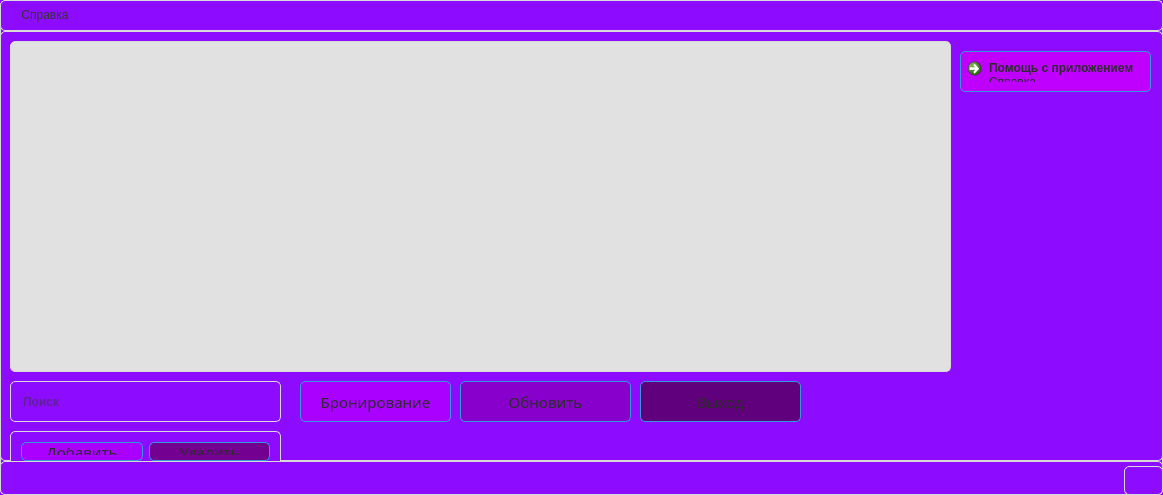
<?xml version="1.0" encoding="UTF-8"?>
<ui version="4.0">
 <class>MainWindow</class>
 <widget class="QMainWindow" name="MainWindow">
  <property name="geometry">
   <rect>
    <x>0</x>
    <y>0</y>
    <width>1163</width>
    <height>495</height>
   </rect>
  </property>
  <property name="windowTitle">
   <string>MainWindow</string>
  </property>
  <property name="styleSheet">
   <string notr="true">background-color: #8d0bff;
border: 1px solid #d9d9d9;
color: #333333;
border-radius: 5px;
padding: 5px 10px;
                                                 </string>
  </property>
  <widget class="QWidget" name="centralWidget">
   <widget class="QPushButton" name="pushButton_3">
    <property name="geometry">
     <rect>
      <x>640</x>
      <y>350</y>
      <width>161</width>
      <height>41</height>
     </rect>
    </property>
    <property name="font">
     <font>
      <family>Trebuchet MS</family>
      <pointsize>11</pointsize>
      <italic>false</italic>
      <bold>false</bold>
     </font>
    </property>
    <property name="styleSheet">
     <string notr="true">QPushButton {
    background-color: #61007c;
    border: 1px solid #3498db;
    color: #2c2c2c;
    border-radius: 5px;
    padding: 5px 10px;
    font: 11pt 'Trebuchet MS';
    transition: background-color 0.3s ease; 
}

QPushButton:hover {
    background-color: rgba(225, 225, 225, 0.7); 
}</string>
    </property>
    <property name="text">
     <string>Выход</string>
    </property>
   </widget>
   <widget class="QWidget" name="layoutWidget">
    <property name="geometry">
     <rect>
      <x>10</x>
      <y>400</y>
      <width>271</width>
      <height>41</height>
     </rect>
    </property>
    <layout class="QHBoxLayout" name="horizontalLayout">
     <item>
      <widget class="QPushButton" name="pushButton">
       <property name="font">
        <font>
         <family>Trebuchet MS</family>
         <pointsize>11</pointsize>
         <italic>false</italic>
         <bold>false</bold>
        </font>
       </property>
       <property name="accessibleDescription">
        <string>&lt;html&gt;&lt;head/&gt;&lt;body&gt;&lt;p&gt;&lt;br/&gt;&lt;/p&gt;&lt;/body&gt;&lt;/html&gt;</string>
       </property>
       <property name="styleSheet">
        <string notr="true">QPushButton {
    background-color: #aa00ff;
    border: 1px solid #3498db;
    color: #2c2c2c;
    border-radius: 5px;
    padding: 5px 10px;
    font: 11pt 'Trebuchet MS';
    transition: background-color 0.3s ease; 
}

QPushButton:hover {
    background-color: rgba(225, 225, 225, 0.7); 
}</string>
       </property>
       <property name="text">
        <string>Добавить</string>
       </property>
      </widget>
     </item>
     <item>
      <widget class="QPushButton" name="pushButton_2">
       <property name="font">
        <font>
         <family>Trebuchet MS</family>
         <pointsize>11</pointsize>
         <italic>false</italic>
         <bold>false</bold>
        </font>
       </property>
       <property name="styleSheet">
        <string notr="true">QPushButton {
    background-color: #730090;
    border: 1px solid #3498db;
    color: #2c2c2c;
    border-radius: 5px;
    padding: 5px 10px;
    font: 11pt 'Trebuchet MS';
    transition: background-color 0.3s ease; 
}

QPushButton:hover {
    background-color: rgba(225, 225, 225, 0.7); 
}</string>
       </property>
       <property name="text">
        <string>Удалить</string>
       </property>
      </widget>
     </item>
    </layout>
   </widget>
   <widget class="QTableView" name="tableView">
    <property name="geometry">
     <rect>
      <x>10</x>
      <y>10</y>
      <width>941</width>
      <height>331</height>
     </rect>
    </property>
    <property name="styleSheet">
     <string notr="true">background-color: rgb(225, 225, 225);
</string>
    </property>
   </widget>
   <widget class="QPushButton" name="pushButton_4">
    <property name="geometry">
     <rect>
      <x>460</x>
      <y>350</y>
      <width>171</width>
      <height>41</height>
     </rect>
    </property>
    <property name="font">
     <font>
      <family>Trebuchet MS</family>
      <pointsize>11</pointsize>
      <italic>false</italic>
      <bold>false</bold>
      <stylestrategy>PreferDefault</stylestrategy>
     </font>
    </property>
    <property name="styleSheet">
     <string notr="true">QPushButton {
    background-color: #8700cb;
    border: 1px solid #3498db;
    color: #2c2c2c;
    border-radius: 5px;
    padding: 5px 10px;
    font: 11pt 'Trebuchet MS';
    transition: background-color 0.3s ease; 
}

QPushButton:hover {
    background-color: rgba(225, 225, 225, 0.7); 
}</string>
    </property>
    <property name="text">
     <string>Обновить</string>
    </property>
   </widget>
   <widget class="QCommandLinkButton" name="commandLinkButton">
    <property name="geometry">
     <rect>
      <x>960</x>
      <y>20</y>
      <width>191</width>
      <height>41</height>
     </rect>
    </property>
    <property name="toolTip">
     <string>&lt;html&gt;&lt;head/&gt;&lt;body&gt;&lt;p&gt;&lt;br/&gt;&lt;/p&gt;&lt;/body&gt;&lt;/html&gt;</string>
    </property>
    <property name="styleSheet">
     <string notr="true">QPushButton {
    background-color: rgb(191, 0, 255);
    border: 1px solid #3498db;
    color: #2c2c2c;
    border-radius: 5px;
    padding: 5px 10px;
    font: 11pt 'Trebuchet MS';
    transition: background-color 0.3s ease; 
}

QPushButton:hover {
    background-color: rgba(225, 225, 225, 0.7); 
}
</string>
    </property>
    <property name="text">
     <string>Помощь с приложением</string>
    </property>
    <property name="icon">
     <iconset>
      <normaloff>../../Downloads/free-icon-question-2476199.png</normaloff>../../Downloads/free-icon-question-2476199.png</iconset>
    </property>
    <property name="description">
     <string>Справка</string>
    </property>
   </widget>
   <widget class="QPushButton" name="pushButton_5">
    <property name="geometry">
     <rect>
      <x>300</x>
      <y>350</y>
      <width>151</width>
      <height>41</height>
     </rect>
    </property>
    <property name="font">
     <font>
      <family>Trebuchet MS</family>
      <pointsize>11</pointsize>
      <italic>false</italic>
      <bold>false</bold>
      <kerning>true</kerning>
     </font>
    </property>
    <property name="styleSheet">
     <string notr="true">QPushButton {
    background-color: #aa00ff;
    border: 1px solid #3498db;
    color: #2c2c2c;
    border-radius: 5px;
    padding: 5px 10px;
    font: 11pt 'Trebuchet MS';
    transition: background-color 0.3s ease; 
}

QPushButton:hover {
    background-color: rgba(225, 225, 225, 0.7); 
}</string>
    </property>
    <property name="text">
     <string>Бронирование</string>
    </property>
   </widget>
   <widget class="QLineEdit" name="lineEditSearch">
    <property name="geometry">
     <rect>
      <x>10</x>
      <y>350</y>
      <width>271</width>
      <height>41</height>
     </rect>
    </property>
    <property name="font">
     <font>
      <pointsize>9</pointsize>
      <italic>false</italic>
      <bold>true</bold>
      <underline>false</underline>
      <strikeout>false</strikeout>
      <stylestrategy>PreferDefault</stylestrategy>
      <kerning>true</kerning>
     </font>
    </property>
    <property name="toolTip">
     <string>&lt;html&gt;&lt;head/&gt;&lt;body&gt;&lt;p align=&quot;center&quot;&gt;&lt;br/&gt;&lt;/p&gt;&lt;/body&gt;&lt;/html&gt;</string>
    </property>
    <property name="whatsThis">
     <string>&lt;html&gt;&lt;head/&gt;&lt;body&gt;&lt;p&gt;&lt;br/&gt;&lt;/p&gt;&lt;/body&gt;&lt;/html&gt;</string>
    </property>
    <property name="styleSheet">
     <string notr="true">QPushButton {
    background-color: #d500ff;
    border: 1px solid #3498db;
    color: #d500ff;
    border-radius: 5px;
    padding: 5px 10px;
    font: 11pt 'Trebuchet MS';
    transition: background-color 0.3s ease; 
}

QPushButton:hover {
    background-color: rgba(225, 225, 225, 0.7); 
	color: #d500ff:
}

qproperty-alignment: 'AlignCenter';</string>
    </property>
    <property name="text">
     <string/>
    </property>
    <property name="placeholderText">
     <string>Поиск</string>
    </property>
   </widget>
  </widget>
  <widget class="QStatusBar" name="statusBar"/>
  <widget class="QMenuBar" name="menuBar">
   <property name="geometry">
    <rect>
     <x>0</x>
     <y>0</y>
     <width>1163</width>
     <height>34</height>
    </rect>
   </property>
   <widget class="QMenu" name="menu_2">
    <property name="styleSheet">
     <string notr="true">color: #fffffff;</string>
    </property>
    <property name="title">
     <string>Справка</string>
    </property>
    <addaction name="action"/>
   </widget>
   <addaction name="menu_2"/>
  </widget>
  <action name="action">
   <property name="text">
    <string>О программе</string>
   </property>
   <property name="shortcut">
    <string>Shift+С</string>
   </property>
  </action>
  <action name="action_2">
   <property name="text">
    <string>Тренеры</string>
   </property>
  </action>
  <action name="action_4">
   <property name="text">
    <string>Тренеры</string>
   </property>
  </action>
 </widget>
 <layoutdefault spacing="6" margin="11"/>
 <resources/>
 <connections/>
</ui>
